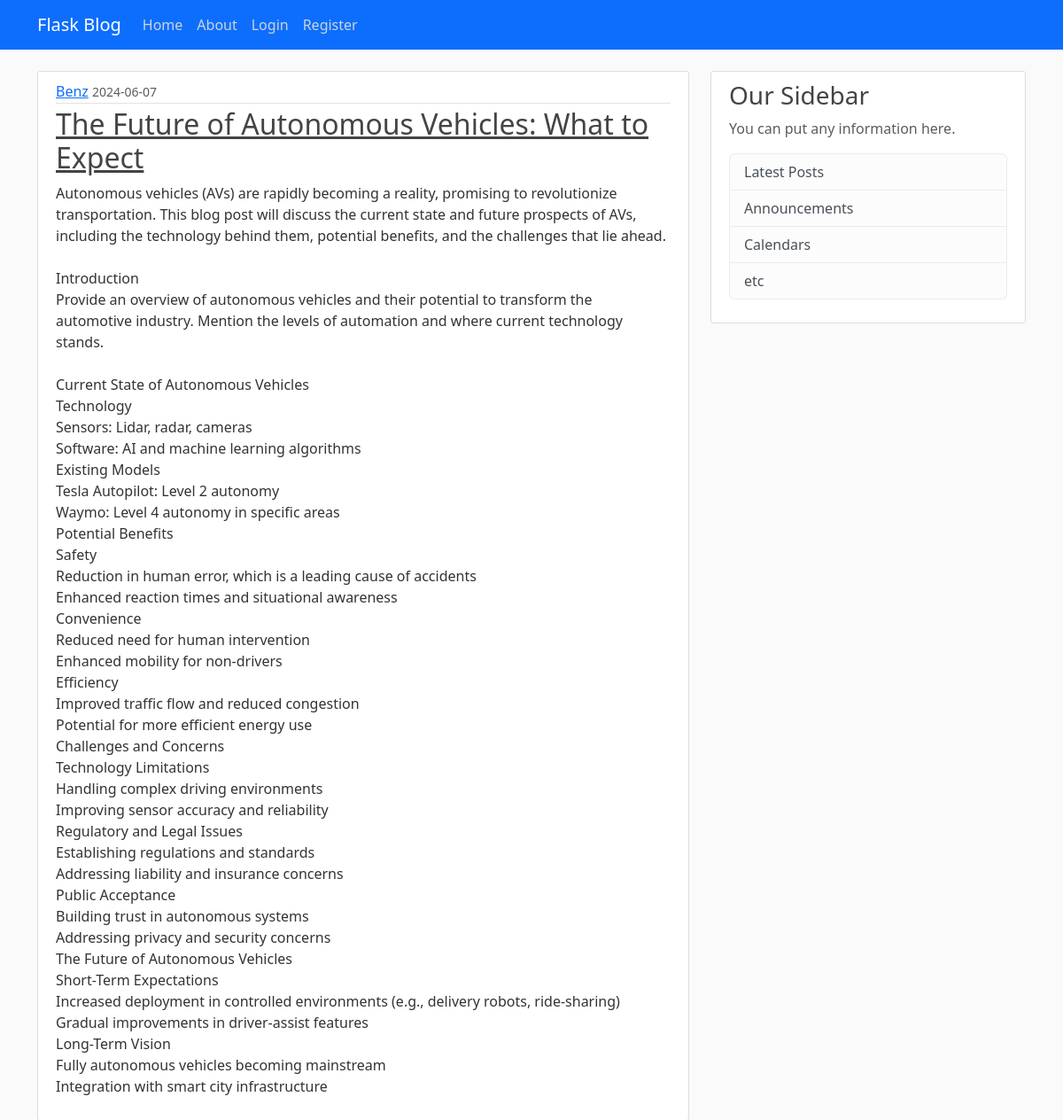
Page /post/24 on the committed database.
### app/models.py (models this page shows, shortened)
class User(db.Model, UserMixin):
    id = db.Column(db.Integer, primary_key=True)
    username = db.Column(db.String(12), unique=True, nullable=False)
    email = db.Column(db.String(120), unique=True, nullable=False)
    image_file = db.Column(db.String(20), nullable=False, default = 'default.jpg')
    password = db.Column(db.String(60), nullable=False)
    posts = db.relationship("Post", backref='author', lazy=True)

class Post(db.Model):
    id = db.Column(db.Integer, primary_key=True)
    title = db.Column(db.String(100), nullable=False)
    content = db.Column(db.Text(), nullable=False)
    date_posted = db.Column(db.DateTime(), nullable=False, default=datetime.utcnow)
    user_id = db.Column(db.Integer, db.ForeignKey('user.id'), nullable=False)

### app/routes.py (the view)
@app.route("/post/<int:post_id>",methods=['POST','GET'])
def post(post_id):
    post = Post.query.get_or_404(post_id)
    return render_template('post.html', title='Post.title',post=post)

### app/templates/post.html (shortened to what this page needs)
{% extends 'base.html' %} {% block content %}
<article class="media content-section">
  <div class="media-body">
    <div class="article-metadata">
      <a
        class="mr-2"
        href="{{ url_for('user_post',username=post.author.username) }}"
        >{{ post.author.username }}</a
      >
      <small class="text-muted"
        >{{ post.date_posted.strftime('%Y-%m-%d') }}</small
      >
    </div>
    <h2><a class="article-title" href="">{{ post.title }}</a></h2>
    <p class="article-content">{{ post.content }}</p>
  </div>
</article>
{% endblock %}

### app/static/main.css (style rules this page uses)
body { background: #fafafa; color: #333333; margin-top: 5rem; }
h1, h2, h3, h4, h5, h6 { color: #444444; }
.content-section { background: #ffffff; padding: 10px 20px; border: 1px solid #dddddd; border-radius: 3px; margin-bottom: 20px; }
.article-title { color: #444444; }
.article-content { white-space: pre-line; }
.article-metadata { padding-bottom: 1px; margin-bottom: 4px; border-bottom: 1px solid #e3e3e3 }

### rows in the picture
User: author.username "Benz"
Post: date_posted "2024-06-07", title "The Future of Autonomous Vehicles: What to Expect", content "Autonomous vehicles (AVs) are rapidly becoming a reality, promising to revolutionize transportation. This blog post will discuss the current state and future prospects of AVs, including the technology behind them, potential benefits, and the challenges that lie ahead. Introduction Provide an overview of autonomous vehicles and their potential to transform the automotive industry. Mention the levels of automation and where current technology stands. Current State of Autonomous Vehicles Technology Sensors: Lidar, radar, cameras Software: AI and machine learning algorithms Existing Models Tesla Autopilot: Level 2 autonomy Waymo: Level 4 autonomy in specific areas Potential Benefits Safety…"
